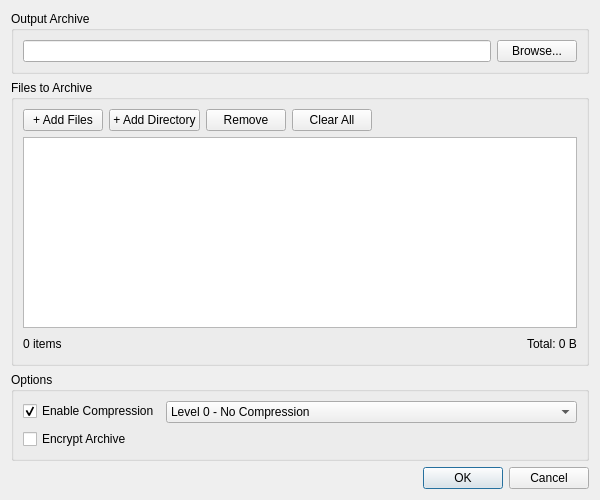
<?xml version="1.0" encoding="UTF-8"?>
<ui version="4.0">
 <class>CreateArchiveDialog</class>
 <widget class="QDialog" name="CreateArchiveDialog">
  <property name="geometry">
   <rect>
    <x>0</x>
    <y>0</y>
    <width>600</width>
    <height>500</height>
   </rect>
  </property>
  <property name="windowTitle">
   <string>Create New Archive</string>
  </property>
  <layout class="QVBoxLayout" name="verticalLayout">
   <item>
    <widget class="QGroupBox" name="outputGroupBox">
     <property name="title">
      <string>Output Archive</string>
     </property>
     <layout class="QHBoxLayout" name="horizontalLayout_2">
      <item>
       <widget class="QLineEdit" name="outputFileLineEdit"/>
      </item>
      <item>
       <widget class="QPushButton" name="outputFileButton">
        <property name="text">
         <string>Browse...</string>
        </property>
       </widget>
      </item>
     </layout>
    </widget>
   </item>
   <item>
    <widget class="QGroupBox" name="filesGroupBox">
     <property name="title">
      <string>Files to Archive</string>
     </property>
     <layout class="QVBoxLayout" name="verticalLayout_2">
      <item>
       <layout class="QHBoxLayout" name="horizontalLayout">
        <item>
         <widget class="QPushButton" name="addFilesButton">
          <property name="text">
           <string>+ Add Files</string>
          </property>
         </widget>
        </item>
        <item>
         <widget class="QPushButton" name="addDirectoryButton">
          <property name="text">
           <string>+ Add Directory</string>
          </property>
         </widget>
        </item>
        <item>
         <widget class="QPushButton" name="removeButton">
          <property name="text">
           <string>Remove</string>
          </property>
         </widget>
        </item>
        <item>
         <widget class="QPushButton" name="clearButton">
          <property name="text">
           <string>Clear All</string>
          </property>
         </widget>
        </item>
        <item>
         <spacer name="horizontalSpacer">
          <property name="orientation">
           <enum>Qt::Horizontal</enum>
          </property>
          <property name="sizeHint" stdset="0">
           <size>
            <width>40</width>
            <height>20</height>
           </size>
          </property>
         </spacer>
        </item>
       </layout>
      </item>
      <item>
       <widget class="QListWidget" name="fileListWidget">
        <property name="selectionMode">
         <enum>QAbstractItemView::ExtendedSelection</enum>
        </property>
       </widget>
      </item>
      <item>
       <layout class="QHBoxLayout" name="horizontalLayout_3">
        <item>
         <widget class="QLabel" name="fileCountLabel">
          <property name="text">
           <string>0 items</string>
          </property>
         </widget>
        </item>
        <item>
         <spacer name="horizontalSpacer_2">
          <property name="orientation">
           <enum>Qt::Horizontal</enum>
          </property>
          <property name="sizeHint" stdset="0">
           <size>
            <width>40</width>
            <height>20</height>
           </size>
          </property>
         </spacer>
        </item>
        <item>
         <widget class="QLabel" name="totalSizeLabel">
          <property name="text">
           <string>Total: 0 B</string>
          </property>
         </widget>
        </item>
       </layout>
      </item>
     </layout>
    </widget>
   </item>
   <item>
    <widget class="QGroupBox" name="optionsGroupBox">
     <property name="title">
      <string>Options</string>
     </property>
     <layout class="QFormLayout" name="formLayout">
      <item row="0" column="0">
       <widget class="QCheckBox" name="compressCheckBox">
        <property name="text">
         <string>Enable Compression</string>
        </property>
        <property name="checked">
         <bool>true</bool>
        </property>
       </widget>
      </item>
      <item row="0" column="1">
       <widget class="QComboBox" name="compressionLevelCombo">
        <item>
         <property name="text">
          <string>Level 0 - No Compression</string>
         </property>
        </item>
        <item>
         <property name="text">
          <string>Level 1 - Fastest</string>
         </property>
        </item>
        <item>
         <property name="text">
          <string>Level 2-3 - Fast</string>
         </property>
        </item>
        <item>
         <property name="text">
          <string>Level 6 - Default</string>
         </property>
        </item>
        <item>
         <property name="text">
          <string>Level 9 - Best</string>
         </property>
        </item>
       </widget>
      </item>
      <item row="1" column="0">
       <widget class="QCheckBox" name="encryptCheckBox">
        <property name="text">
         <string>Encrypt Archive</string>
        </property>
       </widget>
      </item>
     </layout>
    </widget>
   </item>
   <item>
    <widget class="QDialogButtonBox" name="buttonBox">
     <property name="orientation">
      <enum>Qt::Horizontal</enum>
     </property>
     <property name="standardButtons">
      <set>QDialogButtonBox::Cancel|QDialogButtonBox::Ok</set>
     </property>
    </widget>
   </item>
  </layout>
 </widget>
 <resources/>
 <connections>
  <connection>
   <sender>buttonBox</sender>
   <signal>accepted()</signal>
   <receiver>CreateArchiveDialog</receiver>
   <slot>accept()</slot>
   <hints>
    <hint type="sourcelabel">
     <x>299</x>
     <y>474</y>
    </hint>
    <hint type="destinationlabel">
     <x>248</x>
     <y>374</y>
    </hint>
   </hints>
  </connection>
  <connection>
   <sender>buttonBox</sender>
   <signal>rejected()</signal>
   <receiver>CreateArchiveDialog</receiver>
   <slot>reject()</slot>
   <hints>
    <hint type="sourcelabel">
     <x>299</x>
     <y>474</y>
    </hint>
    <hint type="destinationlabel">
     <x>248</x>
     <y>374</y>
    </hint>
   </hints>
  </connection>
 </connections>
</ui>
